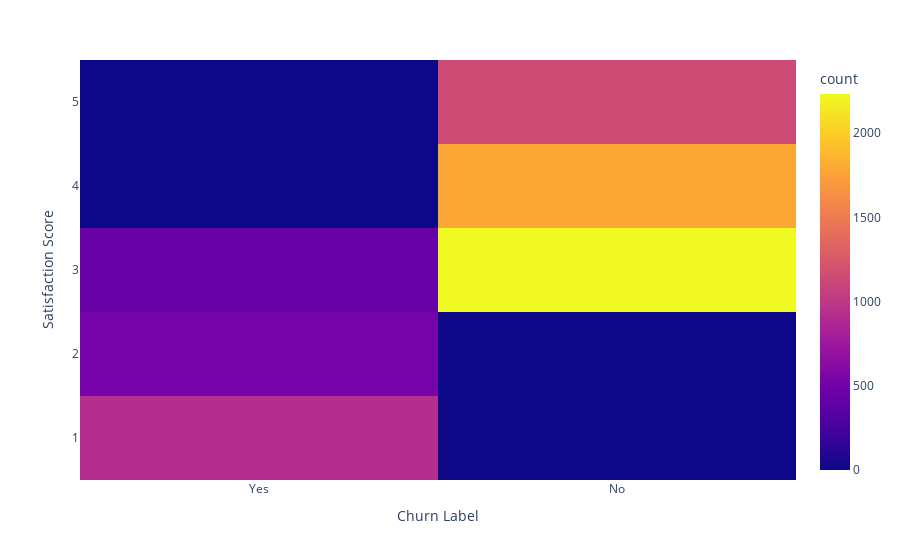

Source (notebook cell):
### Code cell
plot = px.density_heatmap(data_frame=data, y="Satisfaction Score", x="Churn Label")
plot.show()

### Figure 1 — Plotly figure (JSON) as saved in the notebook; plotly's stock layout.template omitted (floating-point values rounded to 4 significant figures; data arrays with more than 128 entries replaced by an {"elided": "..."} marker saying what was removed)
{"data": [{"coloraxis": "coloraxis", "hovertemplate": "Churn Label=%{x}<br>Satisfaction Score=%{y}<br>count=%{z}<extra></extra>", "name": "", "type": "histogram2d", "x": {"elided": "7032 str values"}, "xaxis": "x", "xbingroup": "x", "y": {"elided": "7032 int values"}, "yaxis": "y", "ybingroup": "y"}], "layout": {"coloraxis": {"colorbar": {"title": {"text": "count"}}, "colorscale": [[0, "#0d0887"], [0.1111, "#46039f"], [0.2222, "#7201a8"], [0.3333, "#9c179e"], [0.4444, "#bd3786"], [0.5556, "#d8576b"], [0.6667, "#ed7953"], [0.7778, "#fb9f3a"], [0.8889, "#fdca26"], [1, "#f0f921"]]}, "legend": {"tracegroupgap": 0}, "margin": {"t": 60}, "xaxis": {"anchor": "y", "domain": [0, 1], "title": {"text": "Churn Label"}}, "yaxis": {"anchor": "x", "domain": [0, 1], "title": {"text": "Satisfaction Score"}}}}
